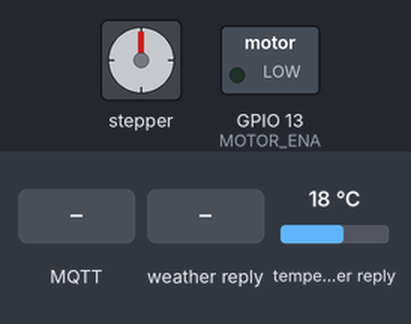
Bench run of a sketch on a simulated ESP32. Shown: stepper motor, switched loads named in the sketch (green lamp = pin HIGH). The test bench sets the inputs (shaded band); at power-on: temperature in the weather reply 18 °C. WiFi joins after 1.5 s; servers stay silent unless stated; random numbers use the default seed unless the sketch sets one; no MQTT or app messages arrive unless stated; web services answer with replies made up by the test bench; stepper angles assume 200 steps per turn; what the sketch prints to the serial monitor is not drawn.

Above: at 0.0 s.
At 2.7 s:
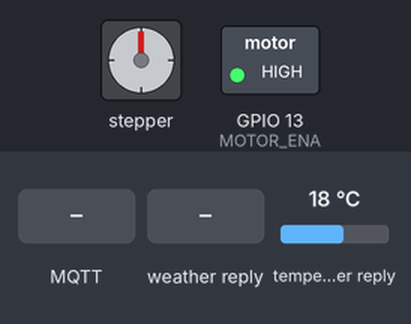
2.8 s: MQTT message "1" arrives on the first subscribed topic
At 6.0 s:
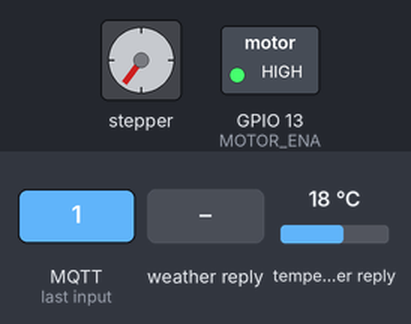
7.6 s: weather in the web reply set to Clear
16.7 s: MQTT message "on" arrives on the first subscribed topic
18.2 s: weather in the web reply set to Rain
26.7 s: MQTT message "off" arrives on the first subscribed topic
28.2 s: weather in the web reply set to Snow
Timing chart, 0 to 31.2 s (numbered marks = the images above; inputs shaded):
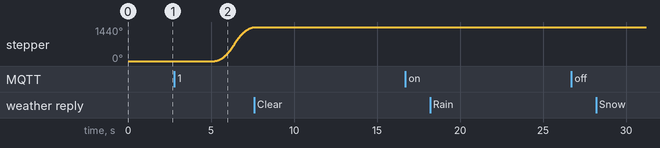

The sketch:

server_MQTT_1.ino
```cpp
#include <Arduino.h>
#include <HTTPClient.h>
#include <ArduinoJson.h>
#include <AccelStepper.h>
#include <WiFi.h>
#include <Wire.h>
#include <TinyGPSPlus.h>
#include <PubSubClient.h>

// Wifi
/*const char* ssid = "v";
const char* password = "vivita21";
const char* apiKey = "ca7c56cd09d32f53c7b5840220207650";*/

//MQTT
//const char* mqtt_server = "broker.hivemq.com";
WiFiClient espClient;
PubSubClient client(espClient);
unsigned long lastMsg = 0;

//GPS pin, variable etc
#define RXD2 16
#define TXD2 17
HardwareSerial neogps(1);
TinyGPSPlus gps;

//motor pin etc
#define DIR 12
#define STEP 14
#define MOTOR_ENA 13
#define motorInterfaceType 1
AccelStepper motor(motorInterfaceType, STEP, DIR);

void enableOutput() {
  digitalWrite(MOTOR_ENA, LOW); // Enable the motor output
}

void disableOutput() {
  digitalWrite(MOTOR_ENA, HIGH); // Disable the motor output
}

struct WeatherData {
  String weatherMain;
  float temp;
  float tempMin;
  float tempMax;
  float pressure;
  float humidity;
};

void setup_wifi() {
 delay(10);
 Serial.println();
 Serial.print("Connecting to ");
 Serial.println("v");

 WiFi.mode(WIFI_STA);
 WiFi.begin("v", "vivita21");

 while (WiFi.status() != WL_CONNECTED) {
   delay(500);
   Serial.print(".");
 }

 randomSeed(micros());

 Serial.println("");
 Serial.println("WiFi connected");
 Serial.println("IP address: ");
 Serial.println(WiFi.localIP());
}

void callback(char* topic, byte* payload, unsigned int length) {
 Serial.print("Message arrived [");
 Serial.print(topic);
 Serial.print("] ");
 for (int i = 0; i < length; i++) {
   Serial.print((char)payload[i]);
 }
 Serial.println();
}

void reconnect() {
 while (!client.connected()) {
   Serial.print("Attempting MQTT connection...");
   String clientId = "ESP32Client-";
   clientId += String(random(0xffff), HEX);
   if (client.connect(clientId.c_str())) {
     Serial.println("connected");
     client.subscribe("/esp32-2/data");
   } else {
     Serial.print("failed, rc=");
     Serial.print(client.state());
     Serial.println(" try again in 5 seconds");
     delay(5000);
   }
 }
}

void setup() {
  motor.setMaxSpeed(1000);
  motor.setAcceleration(500);
  motor.setCurrentPosition(0);

  //Begin serial communication Neo6mGPS
  neogps.begin(9600, SERIAL_8N1, RXD2, TXD2);

  Serial.begin(115200);
  setup_wifi();
  client.setServer("broker.hivemq.com", 1883);
  client.setCallback(callback);
}

void loop() {
  boolean newData = false;
  double latitude;
  double longitude;
  pinMode(MOTOR_ENA, OUTPUT);

  disableOutput();
  if (!client.connected()) {
    reconnect();
  }
  client.loop();

  long now = millis();
  if (now - lastMsg > 5000) {
    lastMsg = now;

    /*while(gps.location.lat() == 0 && gps.location.lng() == 0){
      for (unsigned long start = millis(); millis() - start < 1000;)
      {
        while (neogps.available())
        {
          if (gps.encode(neogps.read()))
          {
            newData = true;
          }
        }
      }

      //If newData is true
      if(newData == true)
      {
        newData = false;
        latitude = gps.location.lat();
        longitude = gps.location.lng();
      }
      else
      {
        Serial.println("No Data");
      }
      Serial.println("Satelitte: " + String(gps.satellites.value()));
      Serial.println(gps.location.isValid());
      Serial.println(String(latitude) + " and " + String(longitude));
    }*/

    // Fetch weather data
    HTTPClient http;
    String apiUrl = "http://api.openweathermap.org/data/2.5/weather?lat=" + String("-4.06") + "&lon=" + String("106.78") + "&appid=" + "ca7c56cd09d32f53c7b5840220207650";
    http.begin(apiUrl);

    int httpResponseCode = http.GET();

    if (httpResponseCode > 0) {
      String payload = http.getString();

      // Parse JSON
      DynamicJsonDocument jsonDoc(2048); // Adjust the buffer size as needed
      DeserializationError error = deserializeJson(jsonDoc, payload);

      if (!error) {
        WeatherData weather;
        weather.weatherMain = jsonDoc["weather"][0]["main"].as<String>();
        weather.temp = jsonDoc["main"]["temp"].as<float>();
        weather.tempMin = jsonDoc["main"]["temp_min"].as<float>();
        weather.tempMax = jsonDoc["main"]["temp_max"].as<float>();
        weather.pressure = jsonDoc["main"]["pressure"].as<float>();
        weather.humidity = jsonDoc["main"]["humidity"].as<float>();
        jsonDoc.shrinkToFit();

        // Convert the weather data to a char array
        char weatherString[128];
        sprintf(weatherString, "Weather Main: %s, Temperature: %f, Temp Min: %f, Temp Max: %f, Pressure: %f, Humidity: %f", weather.weatherMain.c_str(), weather.temp, weather.tempMin, weather.tempMax, weather.pressure, weather.humidity);
        Serial.print("Weather Data: ");
        Serial.println(weatherString);
        //client.publish("/esp32-mqtt/weather", weatherString);
        weather.weatherMain = "rain";
        //client.publish("/esp32-mqtt/weather", weatherString); //send data to client
        if(weather.weatherMain != "clear sky"){
          if(weather.weatherMain != "few clouds"){
            client.publish("/esp32-mqtt/weather", "1");
            motor.moveTo(800);
            motor.runToPosition();
          }
        }
      } else {
        Serial.print("JSON Parsing Error: ");
        Serial.println(error.c_str());
      }
    } else {
      Serial.print("HTTP error code: ");
      Serial.println(httpResponseCode);
    }
    http.end();
  }
}
```

Measured:
- after the input at 16.7 s, every drawn part: stays the same
- after the input at 18.2 s, every drawn part: stays the same
- after the input at 26.7 s, every drawn part: stays the same
- after the input at 28.2 s, every drawn part: stays the same
